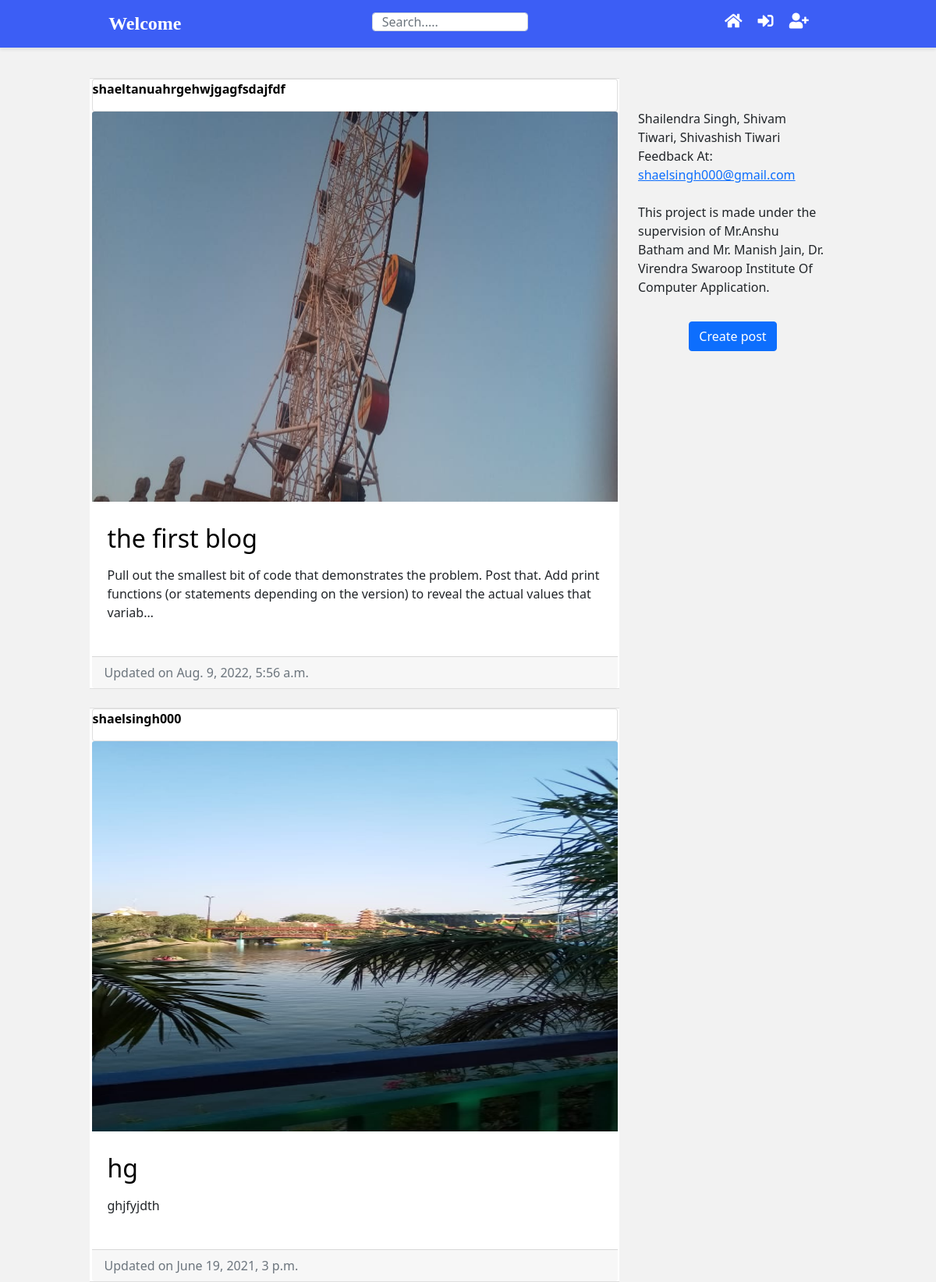
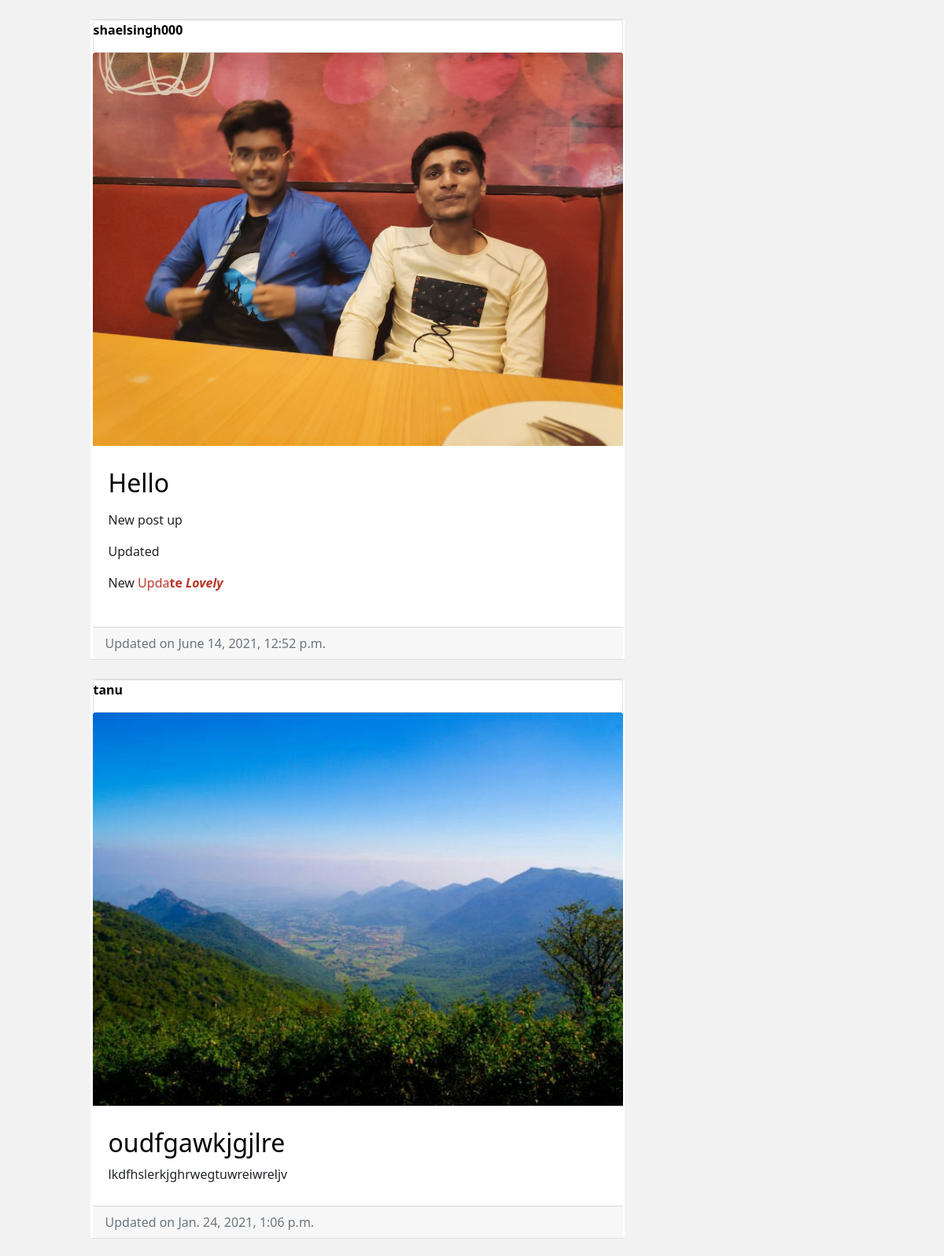
The page / (upper part) on the database its author committed (2 pictures, top to bottom).
### blog/models.py (models this page shows, shortened)
class BlogPost(models.Model):
    title               = models.CharField(max_length=50, null= False, blank= False)
    body                = models.TextField(max_length=50000)
    image               = models.ImageField(upload_to= upload_loaction, null = False, blank= True)
    date_published      = models.DateTimeField(auto_now_add=True, verbose_name="date published")
    date_updated        = models.DateTimeField(auto_now=True, verbose_name="date updated")
    author              = models.ForeignKey(settings.AUTH_USER_MODEL, on_delete=models.CASCADE)
    slug                = models.SlugField(blank=True,unique = True)
    likes               = models.ManyToManyField(Account,related_name='blogpost_like')

### account/models.py (models this page shows, shortened)
class Account(AbstractBaseUser):
    email               = models.EmailField(verbose_name="email",max_length=60,unique=True)
    username            = models.CharField(max_length=30, unique=True)
    bio                 = models.TextField(max_length=500, default=" ")
    date_joined         = models.DateTimeField(verbose_name="date joined",  auto_now_add =True)
    date_joined         = models.DateTimeField(verbose_name="last login", auto_now_add = True)
    is_admin            = models.BooleanField(default=False)
    is_active           = models.BooleanField(default=True)
    is_staff            = models.BooleanField(default=False)
    is_superuser        = models.BooleanField(default=False)
    objects = MyAccountManager()
    USERNAME_FIELD = 'email'
    REQUIRED_FIELDS = ['username']

### personal/views.py (the view)
# urls.py: path('',home_screen_view, name = "home"),
def home_screen_view(request):
	context = {}
	query = ""
	if request.GET:
		query = request.GET['q']
		context['query'] = str(query)
	blog_posts = sorted(get_blog_queryset(query), key=attrgetter('date_updated'), reverse=True)
	context['blog_posts'] = blog_posts
	return render(request, "personal/home.html", context)

### blog/views.py (called while the page is built)
def get_blog_queryset(query=None):
	queryset = []
	queries = query.split(" ")
	for q in queries:
		posts = BlogPost.objects.filter(
			Q(title__contains=q)|
			Q(body__icontains=q)
			).distinct()
		for post in posts:
			queryset.append(post)
	return list(set(queryset))

### personal/templates/personal/home.html (shortened to what this page needs)
{% extends 'base.html' %}
{% load static %}
{% load avatar_tags %}
{% block content %}
	<div class="row">
		<div class="left-column col-lg-7 offset-lg-1">
			<div class="blog-post-container">
			{% if blog_posts %}
				{% for post in blog_posts %}
						{% include 'blog/snippets/blog_post_snippet.html' with blog_post=post %}<br>
				{% endfor %}
			{% else %}
					{% include 'blog/snippets/blog_post_snippet.html' with query=query %}<br>
			{% endif %}
			</div>
		</div>
		<div class="right-column col-lg-3 d-lg-flex d-none flex-column">
			<div class="create-post-bar d-flex flex-column p-4">
				<p class="lead"><address>Shailendra Singh, Shivam Tiwari, Shivashish Tiwari<br>Feedback At: <a href="mailto:shaelsingh000@gmail.com">shaelsingh000@gmail.com</a><br><br>
    				This project is made under the supervision of Mr.Anshu Batham and Mr. Manish Jain, Dr. Virendra Swaroop Institute Of Computer Application.</address></p>
				<p class="m-auto"><a class="btn btn-primary" href="{% url 'blog:create' %}">Create post</a></p>
			</div>
		</div>
	</div>
{% endblock content %}

### blog/templates/blog/snippets/blog_post_snippet.html (shortened to what this page needs)
{% load avatar_tags %}
{% if blog_post %}
	<div class="row">
		<div class="card m-auto">
			<div class="card">
				<p><a class='post_links' href="{% url 'other_account' blog_post.author.username %}">{% avatar blog_post.author.email class="dp"%}{{blog_post.author.username}}</a>
			</div>
			<a class='post_links' href="{% url 'blog:detail' post.slug %}">
				<img class="card-img-top" src="{{blog_post.image.url}}">
			</a>
			<div class="card-body mt-2 mb-2">
				<a class='post_links' href="{% url 'blog:detail' post.slug %}">
					<h2 class="card-title">{{blog_post.title}}</h2>
				</a>
				<p class="card-text">{{blog_post.body|safe|truncatechars:180}}</p>
			</div>
			<div class="card-footer text-muted">
			  Updated on {{blog_post.date_updated}}
			</div>
        </div>
	</div>
{% endif %}

### templates/snippets/base_css.html (style rules this page uses)
body { background-color: #f2f2f2; padding-top: 100px; }

### personal/templates/personal/home.html (style rules this page uses)
@media (min-width: 768px) { .right-column { margin-left: 0px; } }
.blog-post-container { margin-bottom: 30px; width: 100%; padding:0px; overflow-x: hidden; overflow-y: scroll; height: 100vh; }
.create-post-bar { background-color: #f2f2f2; margin-bottom:20px; }
.left-column { padding: 0px; }
.right-column { padding:0px; }
.lead { font-size: 17px; }

### blog/templates/blog/snippets/blog_post_snippet.html (style rules this page uses)
.card { max-width: 700px; }
.card-body { padding: 20px; width: 100%; }
a.post_links { color:black; font-weight: bold; text-decoration: none; }
img { height: 500px; width: 500px; }

### rows shown on the page
BlogPost: author.username "shaeltanuahrgehwjgagfsdajfdf", image (picture), title "the first blog", body "Pull out the smallest bit of code that demonstrates the problem. Post that. Add print functions (or statements depending on the version) to reveal the actual values that variab…", date_updated "Aug. 9, 2022, 5:56 a.m."
BlogPost: author.username "shaelsingh000", image (picture), title "hg", body "ghjfyjdth", date_updated "June 19, 2021, 3 p.m."
BlogPost: author.username "shaelsingh000", image (picture), title "Hello", body "New post up Updated New Upda te Lovely", date_updated "June 14, 2021, 12:52 p.m."
BlogPost: author.username "tanu", image (picture), title "oudfgawkjgjlre", body "lkdfhslerkjghrwegtuwreiwreljv", date_updated "Jan. 24, 2021, 1:06 p.m."
